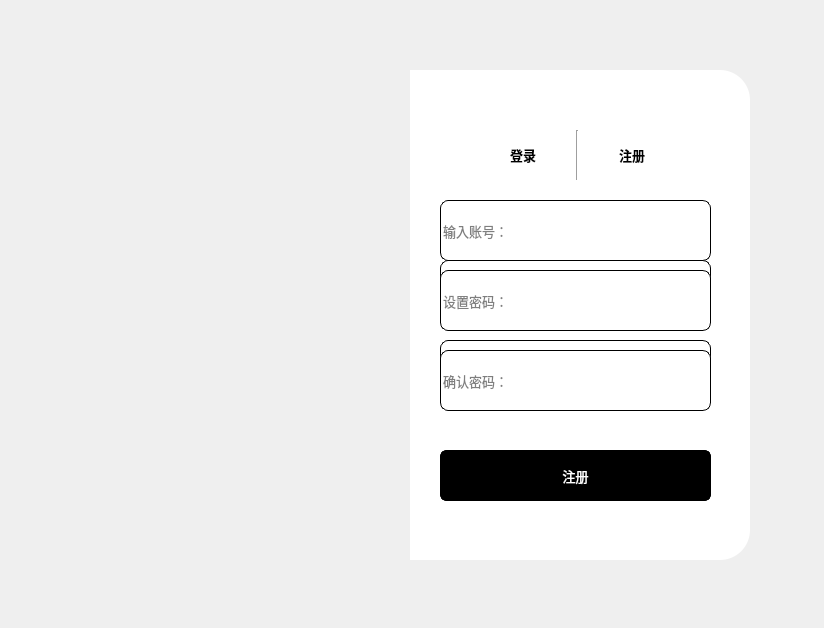
<?xml version="1.0" encoding="UTF-8"?>
<ui version="4.0">
 <class>login</class>
 <widget class="QMainWindow" name="login">
  <property name="geometry">
   <rect>
    <x>0</x>
    <y>0</y>
    <width>824</width>
    <height>628</height>
   </rect>
  </property>
  <property name="font">
   <font>
    <pointsize>10</pointsize>
   </font>
  </property>
  <property name="windowTitle">
   <string>Login</string>
  </property>
  <widget class="QWidget" name="centralwidget">
   <widget class="QLabel" name="label">
    <property name="geometry">
     <rect>
      <x>70</x>
      <y>70</y>
      <width>340</width>
      <height>490</height>
     </rect>
    </property>
    <property name="styleSheet">
     <string notr="true">border-image: url(:/images/img/images/background.jpg);
border-top-left-radius:30px;
border-bottom-left-radius:30px;</string>
    </property>
    <property name="text">
     <string/>
    </property>
   </widget>
   <widget class="QLabel" name="label_2">
    <property name="geometry">
     <rect>
      <x>410</x>
      <y>70</y>
      <width>340</width>
      <height>490</height>
     </rect>
    </property>
    <property name="styleSheet">
     <string notr="true">background-color: rgb(255, 255, 255);
border-top-right-radius:30px;
border-bottom-right-radius:30px</string>
    </property>
    <property name="text">
     <string/>
    </property>
   </widget>
   <widget class="QWidget" name="widget" native="true">
    <property name="geometry">
     <rect>
      <x>470</x>
      <y>130</y>
      <width>215</width>
      <height>50</height>
     </rect>
    </property>
    <layout class="QHBoxLayout" name="horizontalLayout">
     <property name="spacing">
      <number>0</number>
     </property>
     <item>
      <widget class="QPushButton" name="pushButton">
       <property name="font">
        <font>
         <pointsize>10</pointsize>
         <weight>75</weight>
         <bold>true</bold>
        </font>
       </property>
       <property name="styleSheet">
        <string notr="true">#pushButton{
	border:none;
}
#pushButton:focus{
	
	color: rgb(190, 190, 190);
}</string>
       </property>
       <property name="text">
        <string>登录</string>
       </property>
      </widget>
     </item>
     <item>
      <widget class="Line" name="line">
       <property name="orientation">
        <enum>Qt::Vertical</enum>
       </property>
      </widget>
     </item>
     <item>
      <widget class="QPushButton" name="pushButton_2">
       <property name="font">
        <font>
         <pointsize>10</pointsize>
         <weight>75</weight>
         <bold>true</bold>
        </font>
       </property>
       <property name="styleSheet">
        <string notr="true">#pushButton_2{
	border:none;
}
#pushButton_2:focus{
	color: rgb(186, 186, 186);
}</string>
       </property>
       <property name="text">
        <string>注册</string>
       </property>
      </widget>
     </item>
    </layout>
   </widget>
   <widget class="QWidget" name="widget_2" native="true">
    <property name="geometry">
     <rect>
      <x>420</x>
      <y>200</y>
      <width>311</width>
      <height>341</height>
     </rect>
    </property>
    <widget class="QLineEdit" name="lineEdit">
     <property name="geometry">
      <rect>
       <x>20</x>
       <y>60</y>
       <width>271</width>
       <height>61</height>
      </rect>
     </property>
     <property name="styleSheet">
      <string notr="true">border:1px solid rgb(0,0,0);
border-radius:8px;</string>
     </property>
     <property name="echoMode">
      <enum>QLineEdit::Normal</enum>
     </property>
     <property name="placeholderText">
      <string>账号：</string>
     </property>
    </widget>
    <widget class="QLineEdit" name="lineEdit_2">
     <property name="geometry">
      <rect>
       <x>20</x>
       <y>140</y>
       <width>271</width>
       <height>61</height>
      </rect>
     </property>
     <property name="styleSheet">
      <string notr="true">border:1px solid rgb(0,0,0);
border-radius:8px;</string>
     </property>
     <property name="echoMode">
      <enum>QLineEdit::Password</enum>
     </property>
     <property name="placeholderText">
      <string>密码：</string>
     </property>
    </widget>
    <widget class="QPushButton" name="pushButton_3">
     <property name="geometry">
      <rect>
       <x>20</x>
       <y>250</y>
       <width>271</width>
       <height>51</height>
      </rect>
     </property>
     <property name="styleSheet">
      <string notr="true">#pushButton_3{
	background-color: rgb(0,0,0);
	color: rgb(255, 255, 255);
	border:3px solid rgb(0,0,0);
	border-radius:7px;
}
#pushButton_3:hover{
	background-color: rgb(255, 255, 255);
	color: rgb(0, 0, 0);
}
#pushButton_3:pressed{
	padding-top:5px;
	padding-left:5px;
	
}</string>
     </property>
     <property name="text">
      <string>登录</string>
     </property>
    </widget>
   </widget>
   <widget class="QPushButton" name="pushButton_4">
    <property name="geometry">
     <rect>
      <x>680</x>
      <y>90</y>
      <width>41</width>
      <height>31</height>
     </rect>
    </property>
    <property name="styleSheet">
     <string notr="true">border:none;</string>
    </property>
    <property name="text">
     <string/>
    </property>
    <property name="icon">
     <iconset resource="../resource.qrc">
      <normaloff>:/icons/img/icons/close.png</normaloff>:/icons/img/icons/close.png</iconset>
    </property>
   </widget>
   <widget class="QWidget" name="widget_3" native="true">
    <property name="geometry">
     <rect>
      <x>390</x>
      <y>170</y>
      <width>381</width>
      <height>341</height>
     </rect>
    </property>
    <widget class="QLineEdit" name="lineEdit_3">
     <property name="geometry">
      <rect>
       <x>50</x>
       <y>30</y>
       <width>271</width>
       <height>61</height>
      </rect>
     </property>
     <property name="styleSheet">
      <string notr="true">border:1px solid rgb(0,0,0);
border-radius:8px;</string>
     </property>
     <property name="placeholderText">
      <string>输入账号：</string>
     </property>
    </widget>
    <widget class="QLineEdit" name="lineEdit_4">
     <property name="geometry">
      <rect>
       <x>50</x>
       <y>100</y>
       <width>271</width>
       <height>61</height>
      </rect>
     </property>
     <property name="styleSheet">
      <string notr="true">border:1px solid rgb(0,0,0);
border-radius:8px;</string>
     </property>
     <property name="echoMode">
      <enum>QLineEdit::Password</enum>
     </property>
     <property name="placeholderText">
      <string>设置密码：</string>
     </property>
    </widget>
    <widget class="QLineEdit" name="lineEdit_5">
     <property name="geometry">
      <rect>
       <x>50</x>
       <y>180</y>
       <width>271</width>
       <height>61</height>
      </rect>
     </property>
     <property name="styleSheet">
      <string notr="true">border:1px solid rgb(0,0,0);
border-radius:8px;</string>
     </property>
     <property name="echoMode">
      <enum>QLineEdit::Password</enum>
     </property>
     <property name="placeholderText">
      <string>确认密码：</string>
     </property>
    </widget>
    <widget class="QPushButton" name="pushButton_5">
     <property name="geometry">
      <rect>
       <x>50</x>
       <y>280</y>
       <width>271</width>
       <height>51</height>
      </rect>
     </property>
     <property name="styleSheet">
      <string notr="true">#pushButton_5{
	background-color: rgb(0,0,0);
	color: rgb(255, 255, 255);
	border:3px solid rgb(0,0,0);
	border-radius:7px;
}
#pushButton_5:hover{
	background-color: rgb(255, 255, 255);
	color: rgb(0, 0, 0);
}
#pushButton_5:pressed{
	padding-top:5px;
	padding-left:5px;
	
}</string>
     </property>
     <property name="text">
      <string>注册</string>
     </property>
    </widget>
   </widget>
  </widget>
 </widget>
 <resources>
  <include location="../resource.qrc"/>
 </resources>
 <connections>
  <connection>
   <sender>pushButton_4</sender>
   <signal>clicked()</signal>
   <receiver>login</receiver>
   <slot>close()</slot>
   <hints>
    <hint type="sourcelabel">
     <x>697</x>
     <y>99</y>
    </hint>
    <hint type="destinationlabel">
     <x>773</x>
     <y>52</y>
    </hint>
   </hints>
  </connection>
 </connections>
</ui>
